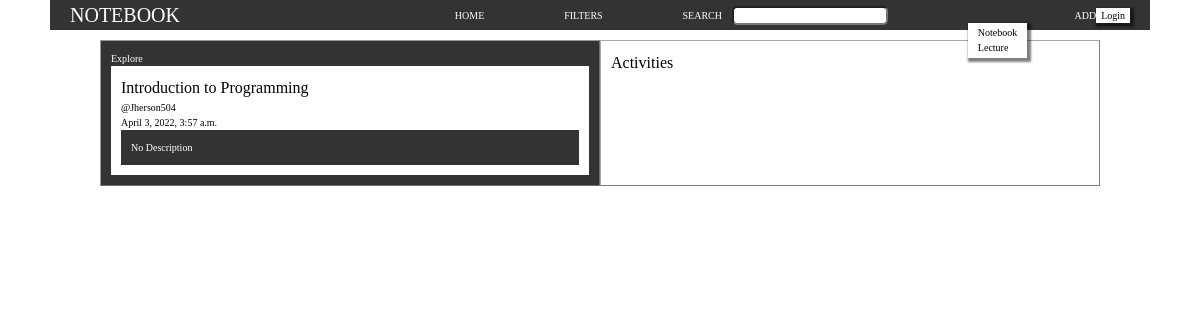
The page / on the database its author committed.
### base/models.py (models this page shows, shortened)
class Notebook(models.Model):
    tags = models.ManyToManyField(Tag, blank=True,  related_name='notebooks')
    topics = models.ManyToManyField(
        Topic, blank=True,  related_name='notebooks')
    name = models.CharField(max_length=200)
    description = models.TextField(default="No Description")
    owner = models.ForeignKey(User, null=True, on_delete=models.SET_NULL)
    created = models.DateTimeField(auto_now_add=True)
    class Meta:
        ordering = ['-created', 'name']

### base/views.py (the view)
# urls.py: path('', views.home, name='home'),
def home(request):
    query = ''
    all_notebooks = Notebook.objects.all()
    all_lectures = Lecture.objects.all()
    all_topics = Topic.objects.all()
    all_tags = Tag.objects.all()
    notebooks = all_notebooks.filter(
        Q(tags__name__icontains=query)
    ).distinct()
    context = {"tags": all_tags, "topics": all_topics, "notebooks": notebooks,
               "all_lectures": all_lectures}
    return render(request, 'base/homepage/main.html', context)

### base/templates/base/homepage/main.html (shortened to what this page needs)
{% extends 'main.html' %}
{% load static %}
{% block content %}
<div class="home--body">
    <nav class="home--body__header">
        <p class="title link">NOTEBOOK</p>
        <div class="home--body__header__nav">
            <ul class="menu">
                <li>
                    <p class="title link">HOME</p>
                </li>
                <li class="dropdown-menu">
                    <p class="title link" id="filters-link">FILTERS</p>
                </li>
                <li>
                    <ul class="search-bar">
                        <li><label for="search" class="title link">SEARCH</label></li>
                        <li><input type="text" id="search" name="search"></li>
                    </ul>
                </li>
            </ul>
        </div>
        <div class="home--body__header__dropdown">
            <p class="add title link">ADD</p>
            <ul class="dropdown-content">
                <li>
                    <a href="#">Notebook</a>
                </li>
                <li>
                    <a href="#">Lecture</a>
                </li>
            </ul>
        </div>
        <div class="home--body__header__main-menu">
            <a href="{% url 'authenticate-user' %}">
                {% if request.user.is_authenticated %}
                Logout
                {% else %}
                Login
                {% endif %}
            </a>
        </div>
    </nav>
    <main class="home--body__main">
        <div class="explore">
            <p class="header title">Explore</p>
            <div class="body">
                {% for notebook in notebooks %}
                <div class="notebook">
                    <div class="header">
                        <p class="title">{{notebook.name}}</p>
                        <p>@{{notebook.owner.username}}</p>
                        <p>{{notebook.created}}</p>
                    </div>
                    <div class="body">
                        <p>{{notebook.description}}</p>
                    </div>
                </div>
                {% endfor %}
            </div>
        </div>
        <div class="activities">
            <p class="title">Activities</p>
        </div>
    </main>
</div>
{% endblock content %}

### static/main.css (style rules this page uses)
* { margin: 0; padding: 0; -webkit-box-sizing: border-box; box-sizing: border-box; font-size: 10px; line-height: 1.5em; }
a { text-decoration: none; color: inherit; }
li { list-style: none; }
input[type=text], input[type=password], input[type=email] { border-radius: .5rem; padding-inline: 1rem; }
.home--body { background-color: #fff; color: black; height: 100vh; padding: 0 5rem; }
.home--body__header { background-color: #333; color: white; display: -webkit-box; display: -ms-flexbox; display: flex; -webkit-box-orient: horizontal; -webkit-box-direction: normal; -ms-flex-direction: row; flex-direction: row; -webkit-box-align: center; -ms-flex-align: center; align-items: center; padding-inline: 2em; }
.home--body__header > .title { -webkit-box-flex: .75; -ms-flex: .75; flex: .75; font-size: 2rem; }
.home--body__header__nav { -webkit-box-flex: 1; -ms-flex: 1; flex: 1; }
.home--body__header__nav > .menu { display: -webkit-box; display: -ms-flexbox; display: flex; -webkit-box-orient: horizontal; -webkit-box-direction: normal; -ms-flex-direction: row; flex-direction: row; position: relative; -ms-flex-pack: distribute; justify-content: space-around; -webkit-box-align: center; -ms-flex-align: center; align-items: center; }
.home--body__header__nav > .menu > * { -webkit-box-flex: 1; -ms-flex-positive: 1; flex-grow: 1; -ms-flex-negative: 1; flex-shrink: 1; }
.home--body__header__nav > .menu > .dropdown-menu { position: relative; }
.home--body__header__nav > .menu .search-bar { -webkit-box-flex: 1; -ms-flex: 1; flex: 1; display: -webkit-box; display: -ms-flexbox; display: flex; -webkit-column-gap: 1em; column-gap: 1em; -webkit-box-align: center; -ms-flex-align: center; align-items: center; }
.home--body__header__dropdown { position: relative; -webkit-box-flex: .25; -ms-flex: .25; flex: .25; justify-items: flex-end; }
.home--body__header__dropdown > .dropdown-content { position: absolute; pointer-events: none; opacity: 0; left: 0; top: 100%; -webkit-transform: translateY(-1em); transform: translateY(-1em); padding: .25em 1em; -webkit-transition: opacity 150ms ease-in-out, -webkit-transform 150ms ease-in-out; transition: opacity 150ms ease-in-out, -webkit-transform 150ms ease-in-out; transition: opacity 150ms ease-in-out, transform 150ms ease-in-out; transition: opacity 150ms ease-in-out, transform 150ms ease-in-out, -webkit-transform 150ms ease-in-out; background-color: #fff; color: black; -webkit-box-shadow: 0.2em 0.2em 0.2em 0.2em rgba(0, 0, 0, 0.5); box-shadow: 0.2em 0.2em 0.2em 0.2em rgba(0, 0, 0, 0.5); top: calc(100% + 1rem); opacity: 1; }
.home--body__header__main-menu { background-color: #fff; color: black; -webkit-box-shadow: 0.2em 0.2em 0.2em 0.2em rgba(0, 0, 0, 0.5); box-shadow: 0.2em 0.2em 0.2em 0.2em rgba(0, 0, 0, 0.5); padding: 0 .5em; }
.home--body__main { margin-top: 1em; display: -ms-grid; display: grid; -ms-grid-columns: 1fr 1fr; grid-template-columns: 1fr 1fr; padding: 0 5em; }
.home--body__main > .explore { background-color: #333; color: white; border: 1px outset rgba(255, 255, 255, 0.5); padding: 1em; }
.home--body__main > .explore > .body { background-color: #fff; color: black; }
.home--body__main > .explore > .body > .notebook { padding: 1em; }
.home--body__main > .explore > .body > .notebook .title { font-size: 1.6rem; }
.home--body__main > .explore > .body > .notebook > .body { background-color: #333; color: white; padding: 1em; }
.home--body__main > .activities { background-color: #fff; color: black; border: 1px outset rgba(0, 0, 0, 0.5); padding: 1em; }
.home--body__main > .activities > .title { font-size: 1.6rem; }

### rows shown on the page
Notebook: name "Introduction to Programming", owner.username "Jherson504", created "April 3, 2022, 3:57 a.m.", description "No Description"
